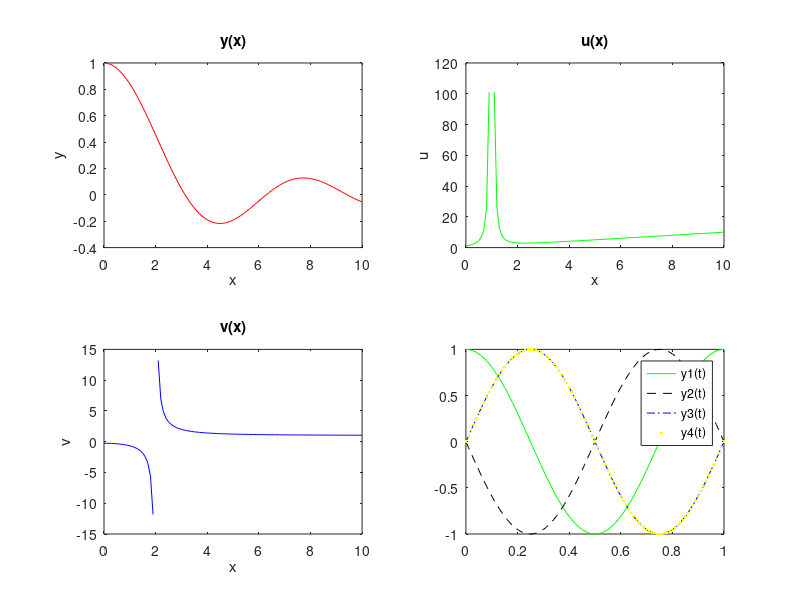

The MATLAB source for this figure:
%% Q1
t = -1:0.05:1;    

for n = 1:8
    x = sin(n*pi*t);     
    subplot(4,2,n), plot(t, x)
    grid on
    xlabel('t')
    ylabel('x')
end

%% Q2
x = 0:2
y1 = cos(x)
y2 = x
plot(x, y1,'r-', x, y2, 'k--')
legend("Cosine Curve", "Linear Curve")

%% Q3
 x = 0:0.1:10
 y = (sin(x)) ./ x
 u =  (1 ./ ((x-1).^2)) + x 
 v = (x.^2 + 1) ./ (x.^2 - 4)
 z = (((10 - x).^(1/3)) - 1) ./ ((4 - x.^2).^(1/2))
 subplot(2, 2, 1), plot(x, y, 'r-')
 title('y(x)');
 xlabel('x'), ylabel('y')
 subplot(2, 2, 2), plot(x, u, 'g-')
 title('u(x)')
 xlabel('x'), ylabel('u')
 subplot(2, 2, 3), plot(x, v, 'b-')
 title('v(x)')
 xlabel('x'), ylabel('v')
 subplot(2, 2, 4), plot(x, z, 'k-')
 title('z(x)')
 xlabel('x'), ylabel('z')

%% Q4 
% Unit Step Signal
n = -5:5
y = (ones(size(n))).*(n >= 0) 
stem(n, y, "filled")
title('Unit Step Signal y(n)')
xlabel('n'), ylabel('y')

% Unit Ramp Signal
z = n.*(n >= 0)
stem(n, z, "filled")
title('Unit Ramp Signal z(n)')
xlabel('n'), ylabel('z')

% Exponential Signal
n = 0:10
x = (2 * (0.25 .^ n)).*y
stem(n, x, "filled")
title('Exponential Signal x(n)')
xlabel('n'), ylabel('x')

%% Q5
t = 0:0.01:1
y1 = cos(2*pi*t)
y2 = cos((2*pi*t) + (pi/2))
y3 = cos((2*pi*t) - (pi/2))
y4 = sin(2*pi*t)
plot(t, y1,'g-', t, y2, 'k--', t, y3, 'b-.', t, y4, 'y.')
legend('y1(t)', 'y2(t)', 'y3(t)', 'y4(t)')
